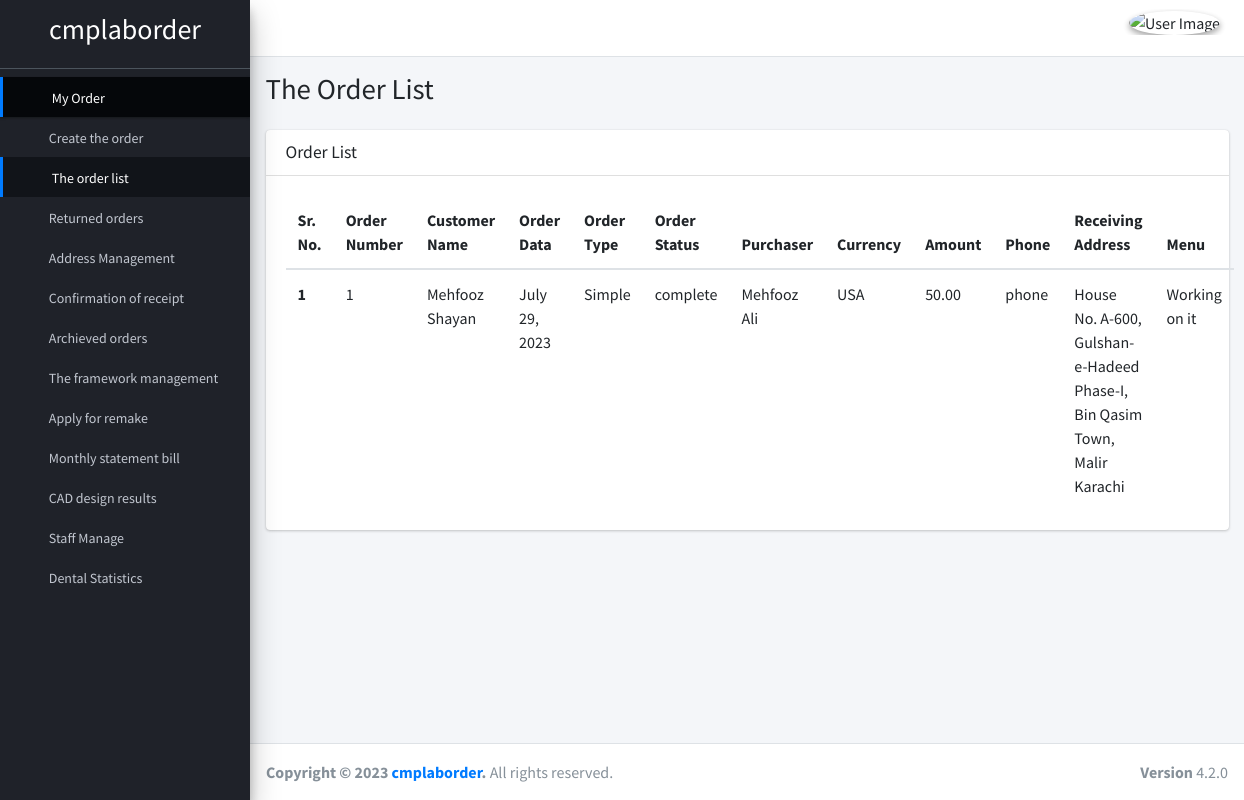
Screenshot of /order-list/ with the database file from the repository.
### amruloapp/models.py (models this page shows, shortened)
class Order(models.Model):
    order_number = models.AutoField(primary_key=True)  # Auto-generated order number
    customer_name = models.CharField(max_length=100)
    manufacturer = models.CharField(max_length=100)
    ORDER_TYPE_CHOICES = [
        ('Regular', 'Regular Order'),
        ('Simple', 'Sample Order'),
        ('Urgent', 'Urgent order'),
    ]
    order_type = models.CharField(max_length=10, choices=ORDER_TYPE_CHOICES, default='Regular')
    purchaser = models.CharField(max_length=100)
    salesman = models.CharField(max_length=100)
    requirements_remarks = models.TextField()
    order_date = models.DateField(default=timezone.now, null=True, blank=True)
    contacts = models.CharField(max_length=100)
    email = models.EmailField()
    COUNTRY_CHOICES = [
        ('India', 'India'),
        ('USA', 'USA'),
        ('Pakistan', 'Pakistan'),
        ('Bangladesh', 'Bangladesh'),
        ('Russia', 'Russia'),
        ('China', 'China'),
    ]
    country = models.CharField(max_length=20, choices=COUNTRY_CHOICES, default='India')
    receiving_address = models.TextField()
    ORDER_STATUS_CHOICES = [
        ('active', 'Active'),
        ('complete', 'Complete'),
        ('cancelled', 'Cancelled'),
        ('modification', 'Modification'),
    ]
    order_status = models.CharField(
        max_length=12, choices=ORDER_STATUS_CHOICES, null=True, blank=True, default='active')
    ORIGINAL_DATA_CHOICES = [
        ('Completed Design', 'Completed Design Data'),
        ('Physical Impression', 'Physical Impression'),
        ('Raw Scanned Data', 'Raw Scanned Data'),
    ]
    original_data = models.CharField(max_length=20, choices=ORIGINAL_DATA_CHOICES, default='Completed Design')
    TYPESETTING_CHOICES = [
        ('Nesting & Slicing & Printing', 'Nesting & Slicing & Printing'),
        ('Nesting & Slicing', 'Nesting & Slicing'),
    ]
    typesetting_printing = models.CharField(max_length=50, choices=TYPESETTING_CHOICES, default='Nesting & Slicing & Printing')
    PRODUCT_TYPE_CHOICES = [
        ('Anatomic Full Crown', 'Anatomic Full Crown '),
        ('Veneer ( Emax, Ivoclar)', 'Veneer ( Emax, Ivoclar)'),
        ('Inlay/Onlay', 'Inlay/Onlay'),
        ('Smile Creator', 'Smile Creator'),
        ('Acrylic Temporary Crowns', 'Acrylic Temporary Crowns'),
        ('Inlay/Onlay', 'Inlay/Onlay'),
        ('Custom Implant Abutment', 'Custom Implant Abutment'),
        ('Cobalt-chrome framework', 'Cobalt-chrome framework'),
        ('Titanium Full Contour Crown (TC4)', 'Titanium Full Contour Crown (TC4)'),
        ('Titanium Framework (TC4)', 'Titanium Framework (TC4)'),
    ]
    product_type = models.CharField(max_length=100, choices=PRODUCT_TYPE_CHOICES, default='Anatomic Full Crown')
    PRODUCT_SUB_TYPE_CHOICES = [
        ('Cast Partial Denture Framework (upto 3 unit single arch)', 'Cast Partial Denture Framework (upto 3 unit single arch)'),
        ('Cast Partial Denture Framework (upto 6 unit single arch)', 'Cast Partial Denture Framework (upto 6 unit single arch)'),
        ('Cast Partial Denture Framework (upto 13 unit single arch)', 'Cast Partial Denture Framework (upto 13 unit single arch)'),
        ('Screw retained crown', 'Screw Retained Crown'),
        ('All on 4/6 implants', 'All on 4/6 implants'),
        ('Implant SLM malo bridge' ,'Implant SLM Malo Bridge '),
        ('Implant Hybrid Denture' ,'Implant Hybrid Denture'),
        ('Cast Partial Obturator' ,'Cast Partial Obturator'),
        ('Bridge Framework' ,'Bridge Framework'),
        ('Bite Splint' ,'Bite Splint'),
        ('Full Mouth Rehabilitation' ,'Full Mouth Rehabilitation'),
        ('Wax-up for smile correction' ,'Wax-up for smile correction '),
    ]
    product_sub_type = models.CharField(max_length=100, choices=PRODUCT_SUB_TYPE_CHOICES, default='Cast Partial Denture Framework (upto 3 unit single arch)')
    PRODUCT_MATERIAL= [
        ('OCOR', 'OCOR'),
        ('Metal ', 'Metal'),
        ('Resin', 'Resin'),
        ('Zirconia / Metal / PMMA ', 'Zirconia / Metal / PMMA '),
        ('Zirconia / Emax', 'Zirconia / Emax'),
        ('Wax' , 'Wax'),
        ('PMMA', 'PMMA'),
        ('Zirconia / Metal', 'Zirconia / Metal ')
    ]
    product_material = models.CharField(max_length=50, choices=PRODUCT_MATERIAL, default='OCOR')
    UNIT_CHOICES = [
        ('PCS', 'PCS'),
    ]
    MODEL_DESIGN =[
        ('Contact Model ( each quadrant )', 'Contact Model ( each quadrant )'),
        ('Contact Model with extra die  ( each quadrant )', 'Contact Model with extra die  ( each quadrant )'),
        ('Models with articulation (uppr/lower)', 'Models with articulation (uppr/lower)'),
        ('Study Model (Full Mouth)', 'Study Model (Full Mouth)'),
        ('Surgical guide ', 'Surgical Guide'),
    ]
    model_design = models.CharField(max_length=50, choices=MODEL_DESIGN, default='Contact Model ( each quadrant )')
    unit_of_measurement = models.CharField(max_length=10, choices=UNIT_CHOICES, default='PCS')
    CURRENCY_CHOICES = [
        ('USA', 'USA ($)'),
        ('INR', 'INR (Indian Rupees)'),
    ]
    currency = models.CharField(max_length=10, choices=CURRENCY_CHOICES, default='INR')
    quantity = models.IntegerField()
    DELIVERY_TIMING_CHOICES = [
        ('12HRS', '12 HRS'),
        ('6HRS', '6 HRS'),
        ('2HRS', '2 HRS'),
    ]
    delivery_timing = models.CharField(max_length=10, choices=DELIVERY_TIMING_CHOICES, default='12HRS')
    file_upload_required = models.FileField(upload_to='uploads/files/')
    price = models.DecimalField(max_digits=10, decimal_places=2)
    DELIVERY_TIMING_PRICES = {
        '12HRS': 10.0,  # Set the hourly rate for 12HRS delivery
        '6HRS': 15.0,   # Set the hourly rate for 6HRS delivery
        '2HRS': 20.0,   # Set the hourly rate for 2HRS delivery
    }
    class Meta:
        verbose_name_plural = "Orders"

### amruloapp/views.py (the view)
# urls.py: path('order-list/', views.orderList, name='order-list'),
def orderList(request):
    order_data = Order.objects.all()
    context = {'active_item': 'order-list', 'order_data':order_data}
    return render(request, 'amruloapp/dashboard/order-list.html', context)

### amruloapp/templates/amruloapp/dashboard/order-list.html (shortened to what this page needs)
{% extends 'amruloapp/dashboard/base.html' %}
{% load static %}
{% block content %}
    <div class="content-wrapper">
        <div class="content-header">
            <div class="container-fluid">
                <div class="row mb-2">
                    <div class="col-sm-6">
                        <h1 class="m-0">The Order List</h1>
                    </div>
                </div>
            </div>
        </div>
        <section class="content">
            <div class="container-fluid">
                <div class="card">
                    <div class="card-header">
                        <h3 class="card-title">Order List</h3>
                    </div>
                    <div class="card-body">
                        <table class="table">
                            <thead>
                              <tr>
                                <th scope="col">Sr. No. </th>
                                <th scope="col">Order Number</th>
                                <th scope="col">Customer Name</th>
                                <th scope="col">Order Data</th>
                                <th scope="col">Order Type</th>
                                <th scope="col">Order Status</th>
                                <th scope="col">Purchaser</th>
                                <th scope="col">Currency</th>
                                <th scope="col">Amount</th>
                                <th scope="col">Phone</th>
                                <th scope="col">Receiving Address</th>
                                <th scope="col">Menu</th>
                              </tr>
                            </thead>
                            <tbody>
                                {% for data in order_data %}
                                <tr>
                                    <th scope="row">{{forloop.counter}}</th>
                                    <td>{{data.order_number}}</td>
                                    <td>{{data.customer_name}}</td>
                                    <td>{{data.order_date}}</td>
                                    <td>{{data.order_type}}</td>
                                    <td>{{data.order_status}}</td>
                                    <td>{{data.purchaser}}</td>
                                    <td>{{data.currency}}</td>
                                    <td>{{data.price}}</td>
                                    <td>phone</td>
                                    <td>{{data.receiving_address}}</td>
                                    <td>Working on it</td>
                                </tr>
                              {% endfor %}
                            </tbody>
                          </table>
                    </div>
                </div>
            </div>
        </section>
    </div>
{% endblock content %}

### rows the page displays
Order: order_number "1", customer_name "Mehfooz Shayan", order_date "July 29, 2023", order_type "Simple", order_status "complete", purchaser "Mehfooz Ali", currency "USA", price "50.00", receiving_address "House No. A-600, Gulshan-e-Hadeed Phase-I, Bin Qasim Town, Malir Karachi"
